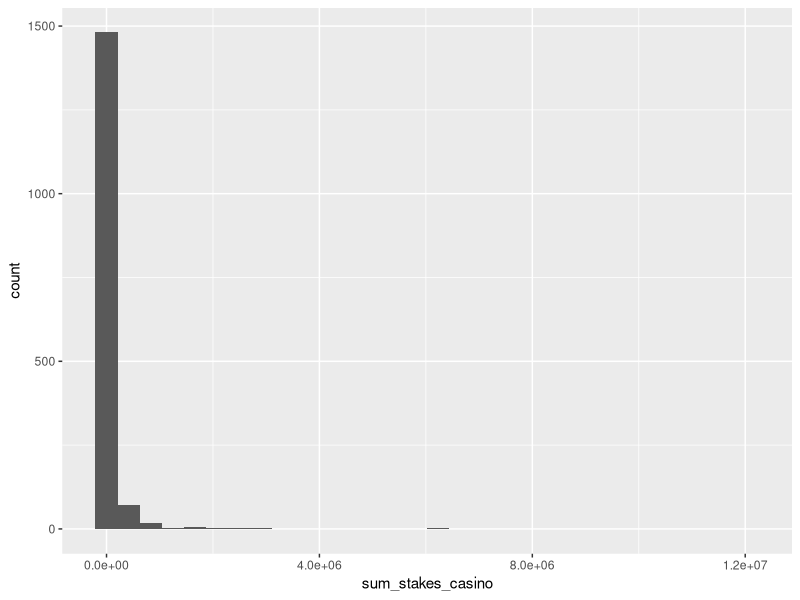
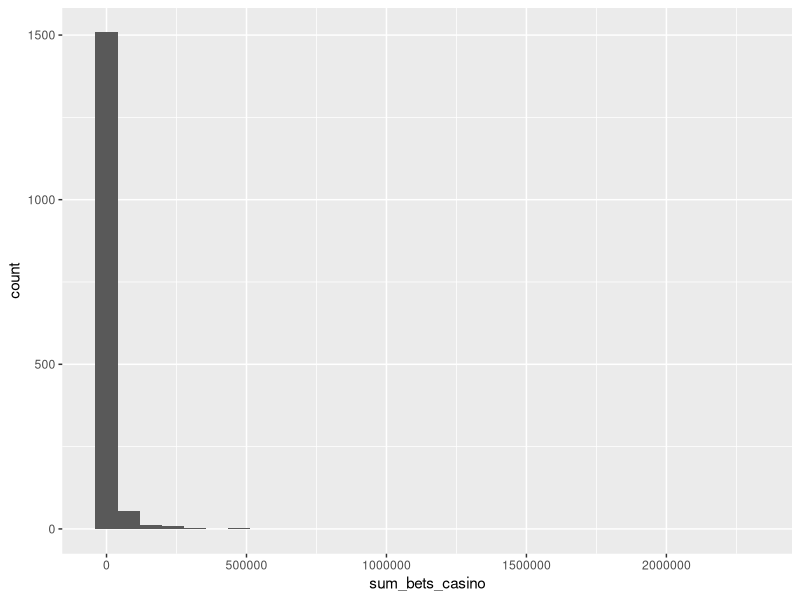
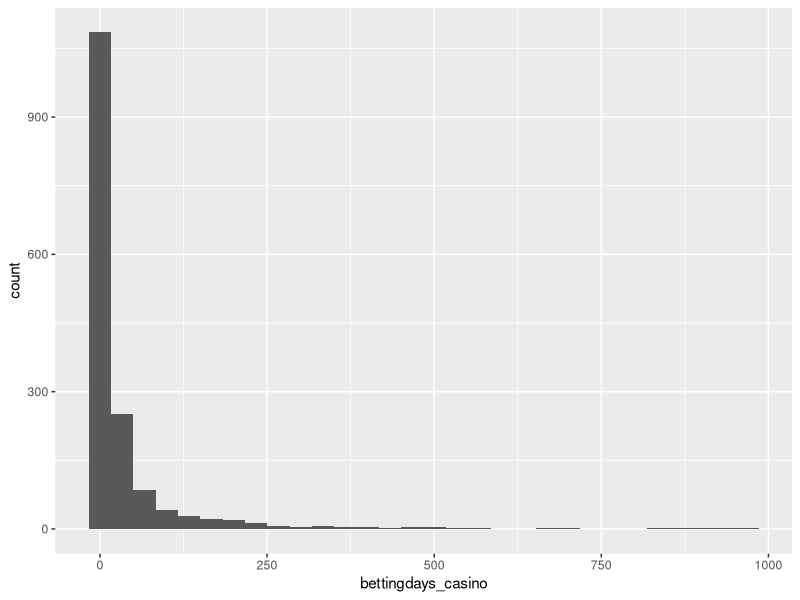
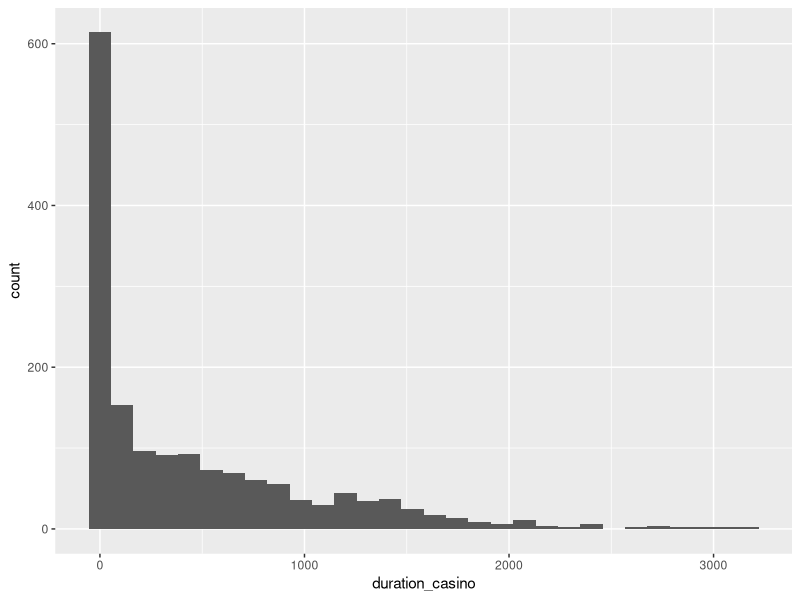
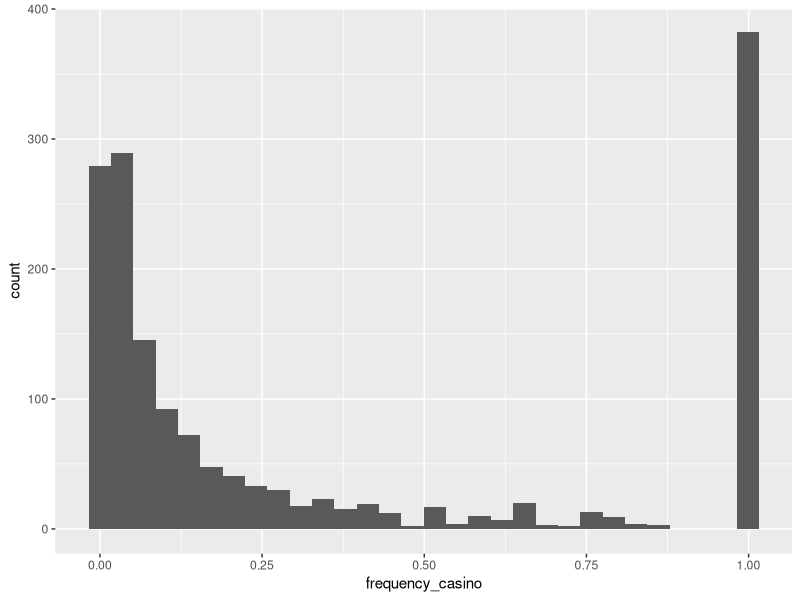
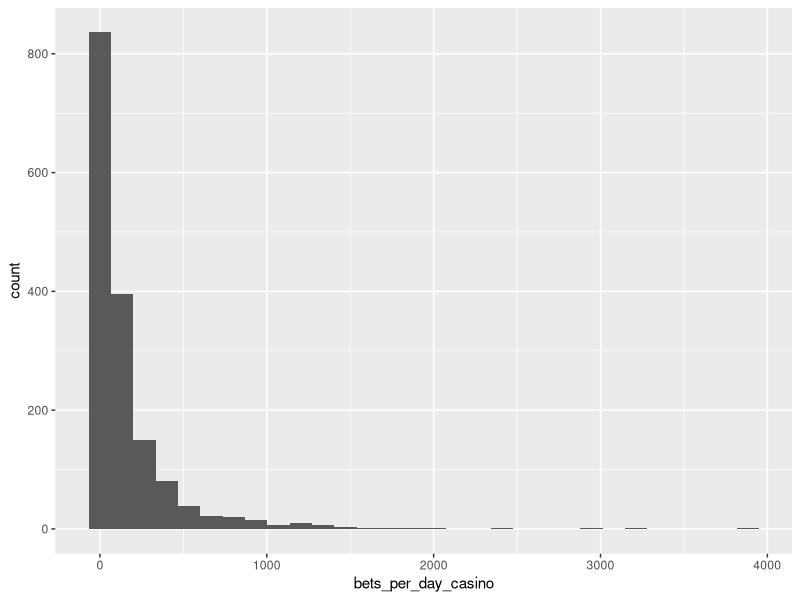
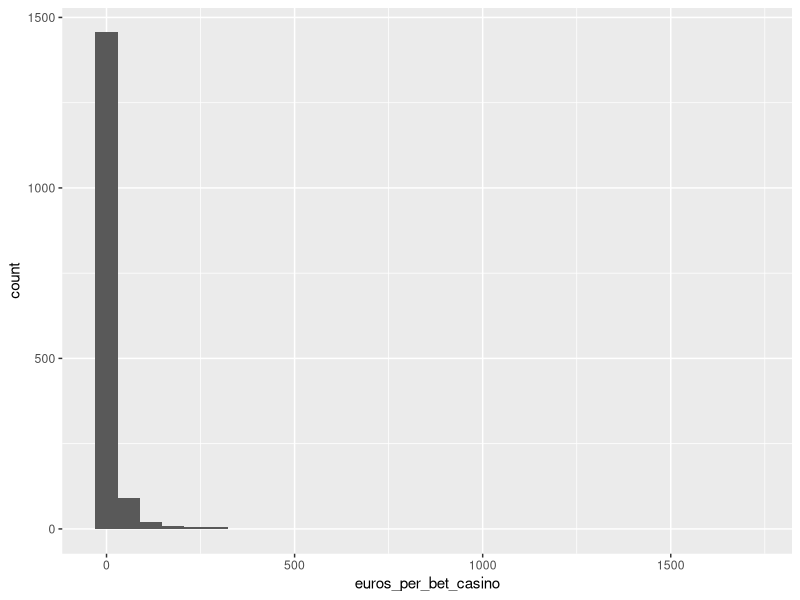
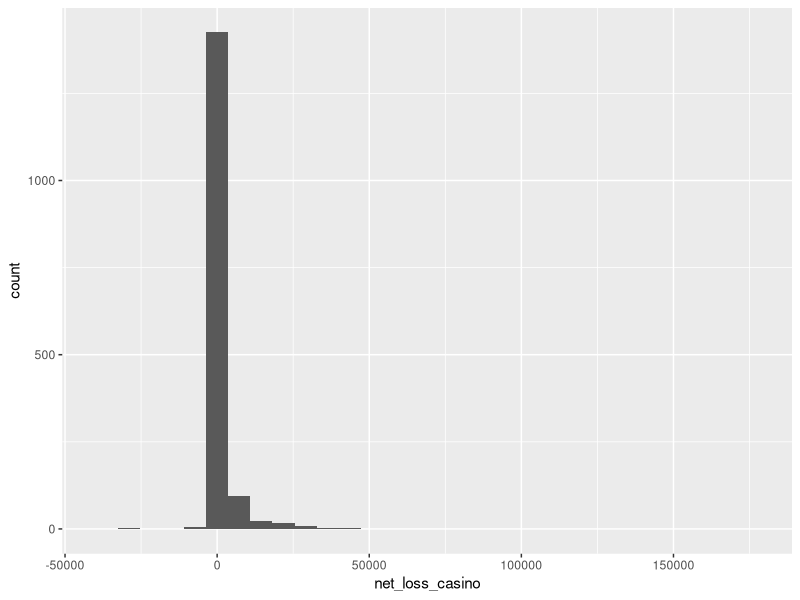

These figures' R source, in order:
## ---- chunk 1
library(readr)
library(tibble)
library(dplyr)
library(magrittr)
library(ggplot2)
library(GGally)
## ---- chunk 2
df <- read_csv(file.path("..", 'data', 'raw', 'gambling.csv'))

print(dim(df))
df %>% 
    as_tibble() %>% 
    head()
## ---- chunk 3
df <- df %>% select(!contains('nonzero'))
## ---- chunk 4
df %>% filter(Missing_Daily_Transactions == 1)
## ---- chunk 5
# Remove records with missing gambling behaivor. 
df <- df %>% 
  filter(Missing_Daily_Transactions == 0)

df %>% 
  summarise_all(funs(sum(is.na(.)))) %>% 
  t()
## ---- chunk 6
casino_games <- df %>% select(contains('casino'), RG_case) 

col_names <-  names(casino_games)
# Plot distribution of the casino game variables. 
for (i in seq_along(col_names)) {
  #print(i)
  a <- casino_games %>% 
    ggplot(., aes_string(x = col_names[i])) + 
      geom_histogram() 
  print(a)
}
## ---- chunk 7
for (i in seq_along(col_names)) {
  #print(i)
  a <- casino_games %>% 
    mutate(RG_case = as.factor(RG_case)) %>% 
    ggplot(., aes_string(y = col_names[i], x = "RG_case")) + 
      geom_boxplot() 
  print(a)
}
